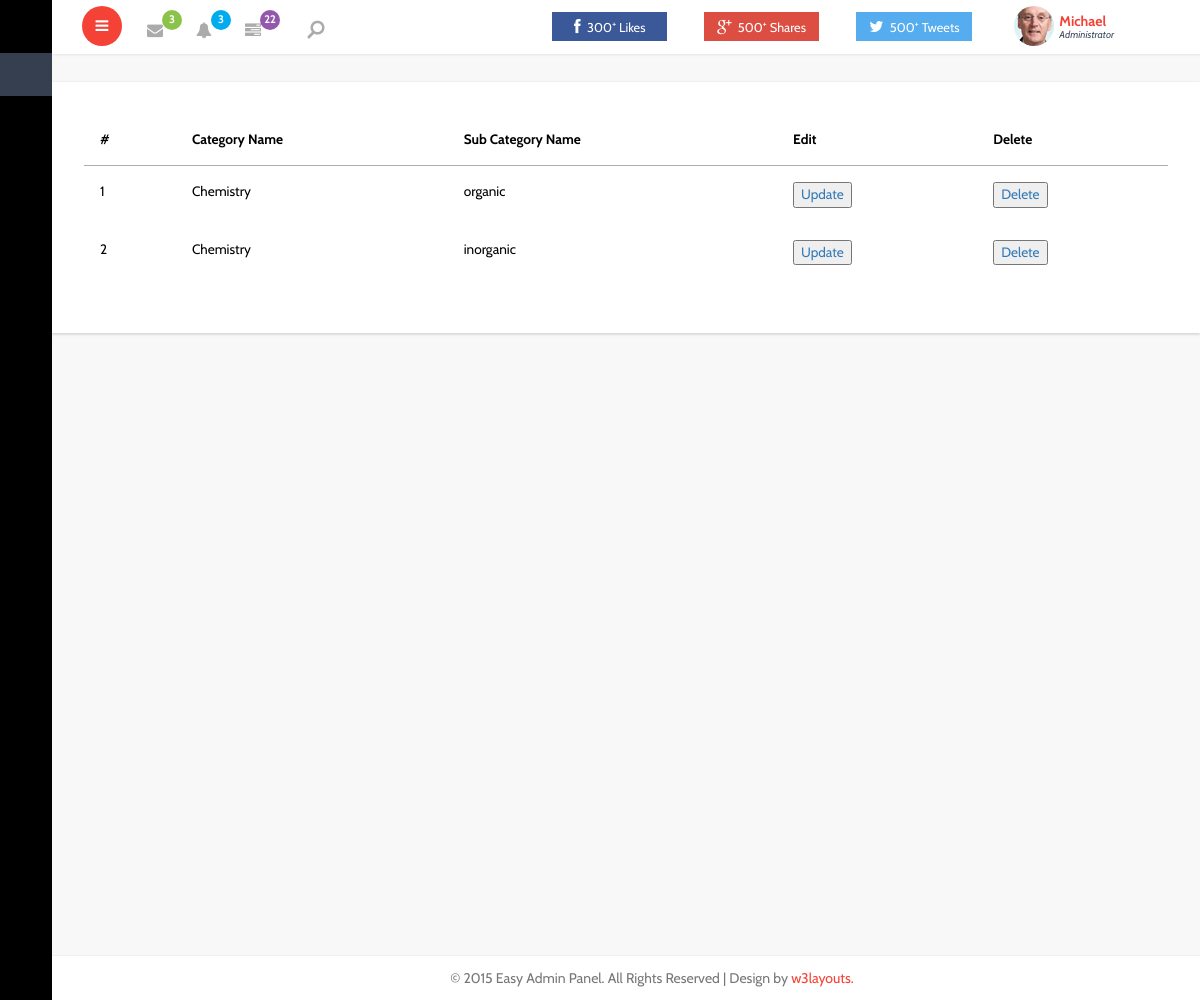
The app's page /bookstore/admin/view_subcategory.php with its own data.
### tables this page shows
CREATE TABLE `sub_category` (
  `id` int(11) NOT NULL,
  `cat_name` int(11) NOT NULL,
  `sub_catname` varchar(255) NOT NULL,
  `status` int(11) NOT NULL
);

CREATE TABLE `category` (
  `id` int(11) NOT NULL,
  `Name` varchar(225) NOT NULL,
  `status` int(11) NOT NULL
);

### bookstore/admin/view_subcategory.php (the view, shortened to what this page needs)
    <?php
include("header.php");
?>
<div class="panel-body1">
					   <table class="table">
						 <thead>
							<tr>
							  <th>#</th>
							  <th>Category Name</th>
							  <th>Sub Category Name</th>
							  <th>Edit</th>
							  <th>Delete</th>
							</tr>
						  </thead>
						  <tbody>
								<?php
								include 'conn.php';
								$cat_num=1;
								$query=mysqli_query($conn,"select * from sub_category where status = 1");
								while ($row=mysqli_fetch_array($query)) {
									$sub_id=$row[0];
									$id=$row[1];
									$cat_name='';
									$catname=mysqli_query($conn,"select * from category where id='".$id."'");
									while($cat=mysqli_fetch_array($catname)){
										$cat_name=$cat[1];
}
									echo "
										<tr>
										<td>$cat_num</td>
										<td>".$cat_name."</td>
										<td>".$row[2]."</td>
										<td><a href='updatesubcategory.php?id=$sub_id'><button>Update</button></a></td>
										<td><a href='view_subcategory.php?id=$sub_id'><button>Delete</button></a></td>
										</tr>
									";
									$cat_num=$cat_num+1;
								}
								?>
						  </tbody>
						</table>
						</div>
		<?php
		include("footer.php");
		?>
</body>
</html>

### records on screen
sub_category: category.Name "Chemistry", sub_catname "organic"
sub_category: category.Name "Chemistry", sub_catname "inorganic"
